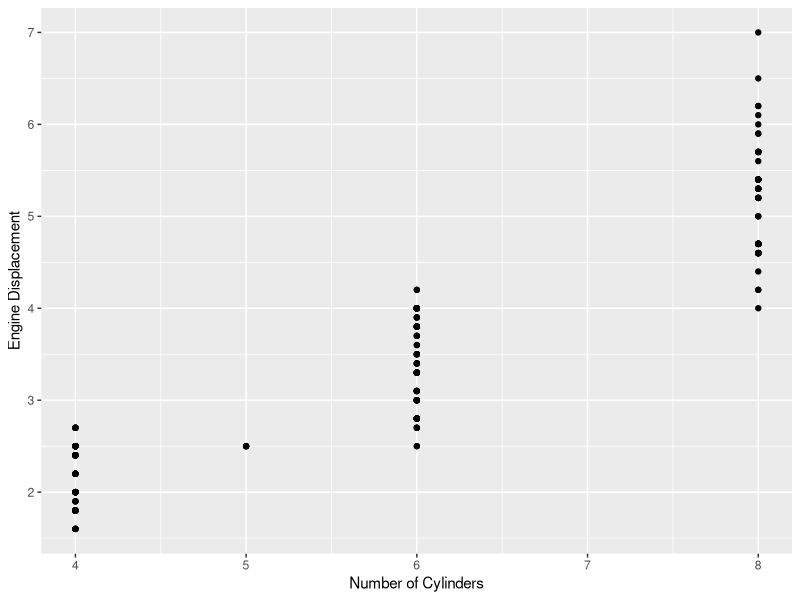

The R script that drew this image:
## ---- chunk 1
knitr::opts_chunk$set(
  echo = TRUE,
  message = FALSE,
  warning = FALSE,
  cache = FALSE,
  fig.align = "center",
  fig.width = 5,
  fig.height = 4,
  dev = "png"
)
options(scipen = 999)
## ---- chunk 2
library(tidyverse)

mpg %>%
  ggplot(aes(cyl, displ)) +
  geom_point() +
  labs(x = "Number of Cylinders", y = "Engine Displacement")
